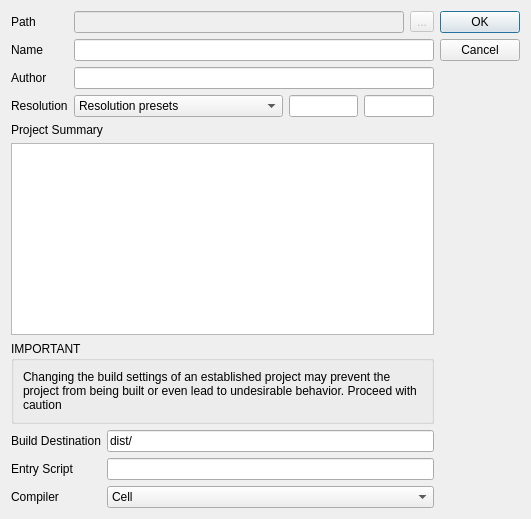
<?xml version="1.0" encoding="UTF-8"?>
<ui version="4.0">
 <class>ProjectPropertiesDialog</class>
 <widget class="QDialog" name="ProjectPropertiesDialog">
  <property name="windowTitle">
   <string>Project Properties</string>
  </property>
  <layout class="QHBoxLayout" name="horizontalLayout">
   <item>
    <layout class="QVBoxLayout" name="verticalLayout_3">
     <item>
      <layout class="QFormLayout" name="basicInfoForm">
       <item row="0" column="0">
        <widget class="QLabel" name="pathLabel">
         <property name="text">
          <string>Path</string>
         </property>
        </widget>
       </item>
       <item row="1" column="0">
        <widget class="QLabel" name="nameLabel">
         <property name="text">
          <string>Name</string>
         </property>
        </widget>
       </item>
       <item row="1" column="1">
        <widget class="QLineEdit" name="nameLineEdit"/>
       </item>
       <item row="2" column="0">
        <widget class="QLabel" name="authorLabel">
         <property name="text">
          <string>Author</string>
         </property>
        </widget>
       </item>
       <item row="2" column="1">
        <widget class="QLineEdit" name="authorLineEdit"/>
       </item>
       <item row="3" column="0">
        <widget class="QLabel" name="resolutionLabel">
         <property name="text">
          <string>Resolution</string>
         </property>
        </widget>
       </item>
       <item row="3" column="1">
        <layout class="QHBoxLayout" name="resolutionLayout" stretch="3,1,1">
         <item>
          <widget class="QComboBox" name="resolutionCBox">
           <item>
            <property name="text">
             <string>Resolution presets</string>
            </property>
           </item>
           <item>
            <property name="text">
             <string>320x240</string>
            </property>
           </item>
           <item>
            <property name="text">
             <string>640x480</string>
            </property>
           </item>
           <item>
            <property name="text">
             <string>800x600</string>
            </property>
           </item>
           <item>
            <property name="text">
             <string>1024x768</string>
            </property>
           </item>
           <item>
            <property name="text">
             <string>1280x720</string>
            </property>
           </item>
           <item>
            <property name="text">
             <string>1366x768</string>
            </property>
           </item>
           <item>
            <property name="text">
             <string>1920x1080</string>
            </property>
           </item>
          </widget>
         </item>
         <item>
          <widget class="QLineEdit" name="reswLineEdit"/>
         </item>
         <item>
          <widget class="QLineEdit" name="reshLineEdit"/>
         </item>
        </layout>
       </item>
       <item row="0" column="1">
        <layout class="QHBoxLayout" name="pathLayout">
         <item>
          <widget class="QLineEdit" name="pathLineEdit">
           <property name="enabled">
            <bool>false</bool>
           </property>
          </widget>
         </item>
         <item>
          <widget class="QToolButton" name="pathButton">
           <property name="enabled">
            <bool>false</bool>
           </property>
           <property name="text">
            <string>...</string>
           </property>
          </widget>
         </item>
        </layout>
       </item>
      </layout>
     </item>
     <item>
      <widget class="QLabel" name="summaryLabel">
       <property name="text">
        <string>Project Summary</string>
       </property>
      </widget>
     </item>
     <item>
      <widget class="QPlainTextEdit" name="summaryText"/>
     </item>
     <item>
      <widget class="QGroupBox" name="groupBox">
       <property name="sizePolicy">
        <sizepolicy hsizetype="Preferred" vsizetype="Preferred">
         <horstretch>0</horstretch>
         <verstretch>1</verstretch>
        </sizepolicy>
       </property>
       <property name="title">
        <string>IMPORTANT</string>
       </property>
       <property name="checkable">
        <bool>false</bool>
       </property>
       <layout class="QVBoxLayout" name="verticalLayout_4">
        <item>
         <widget class="QLabel" name="warningLabel">
          <property name="text">
           <string>Changing the build settings of an established project may prevent the project from being built or even lead to undesirable behavior. Proceed with caution</string>
          </property>
          <property name="wordWrap">
           <bool>true</bool>
          </property>
         </widget>
        </item>
       </layout>
      </widget>
     </item>
     <item>
      <layout class="QFormLayout" name="buildLayout">
       <item row="0" column="0">
        <widget class="QLabel" name="buildDestLabel">
         <property name="text">
          <string>Build Destination</string>
         </property>
        </widget>
       </item>
       <item row="0" column="1">
        <widget class="QLineEdit" name="buildInLineEdit">
         <property name="text">
          <string>dist/</string>
         </property>
        </widget>
       </item>
       <item row="1" column="0">
        <widget class="QLabel" name="entryScriptLabel">
         <property name="text">
          <string>Entry Script</string>
         </property>
        </widget>
       </item>
       <item row="1" column="1">
        <widget class="QLineEdit" name="entryScriptLineEdit"/>
       </item>
       <item row="2" column="0">
        <widget class="QLabel" name="compilerLabel">
         <property name="text">
          <string>Compiler</string>
         </property>
        </widget>
       </item>
       <item row="2" column="1">
        <widget class="QComboBox" name="compilerCB">
         <item>
          <property name="text">
           <string>Cell</string>
          </property>
         </item>
         <item>
          <property name="text">
           <string>Vanilla</string>
          </property>
         </item>
        </widget>
       </item>
      </layout>
     </item>
    </layout>
   </item>
   <item>
    <widget class="QDialogButtonBox" name="buttonBox">
     <property name="orientation">
      <enum>Qt::Vertical</enum>
     </property>
     <property name="standardButtons">
      <set>QDialogButtonBox::Cancel|QDialogButtonBox::Ok</set>
     </property>
    </widget>
   </item>
  </layout>
 </widget>
 <resources/>
 <connections>
  <connection>
   <sender>buttonBox</sender>
   <signal>accepted()</signal>
   <receiver>ProjectPropertiesDialog</receiver>
   <slot>accept()</slot>
   <hints>
    <hint type="sourcelabel">
     <x>248</x>
     <y>254</y>
    </hint>
    <hint type="destinationlabel">
     <x>157</x>
     <y>274</y>
    </hint>
   </hints>
  </connection>
  <connection>
   <sender>buttonBox</sender>
   <signal>rejected()</signal>
   <receiver>ProjectPropertiesDialog</receiver>
   <slot>reject()</slot>
   <hints>
    <hint type="sourcelabel">
     <x>316</x>
     <y>260</y>
    </hint>
    <hint type="destinationlabel">
     <x>286</x>
     <y>274</y>
    </hint>
   </hints>
  </connection>
 </connections>
</ui>
